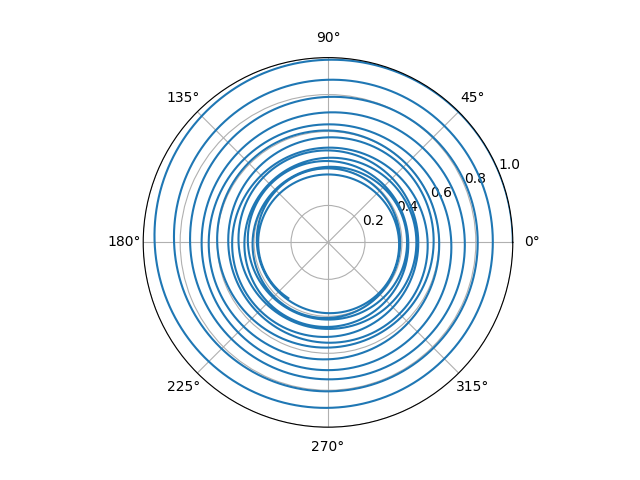

This figure's Python source:
import math
import numpy as np
import matplotlib
import matplotlib.pyplot as plt
matplotlib.use('TkAgg')


def main():
    eps = 0.01

    rho_init = 1
    sigma_init = 0
    theta_init = 0

    h = 0.0001
    steps = 500000

    rho = [rho_init]
    sigma = [sigma_init]
    theta = [theta_init]
    t = 0
    for _ in range(steps):
        c1 = rho_fn(sigma[-1])
        d1 = sigma_fn(eps, t, rho[-1], sigma[-1])
        f1 = theta_fn(eps, t, rho[-1])

        c2 = rho_fn(sigma[-1] + (h * c1 / 2))
        d2 = sigma_fn(eps, t + (h / 2), rho[-1] + (h * d1 / 2), sigma[-1] + (h * d1 / 2))
        f2 = theta_fn(eps, t + (h / 2), rho[-1] + (h * f1 / 2))

        c3 = rho_fn(sigma[-1] + (h * c2 / 2))
        d3 = sigma_fn(eps, t + (h / 2), rho[-1] + (h * d2 / 2), sigma[-1] + (h * d2 / 2))
        f3 = theta_fn(eps, t + (h / 2), rho[-1] + (h * f2 / 2))

        c4 = rho_fn(sigma[-1] + (c3 * h))
        d4 = sigma_fn(eps, t + h, rho[-1] + (h * d2), sigma[-1] + (h * d2))
        f4 = theta_fn(eps, t + h, rho[-1] + (h * f3))

        rho.append(rho[-1] + (h / 6 * (c1 + (2 * c2) + (2 * c3) + c4)))
        sigma.append(sigma[-1] + (h / 6 * (d1 + (2 * d2) + (2 * d3) + d4)))
        theta.append(theta[-1] + (h / 6 * (f1 + (2 * f2) + (2 * f3) + f4)))
        t += h

    plot(theta, rho)
    plt.show()
    # plt.savefig("gregory-7.28.png")


def rho_fn(sigma):
    return sigma


def sigma_fn(eps, t, rho, sigma):
    return (math.e**(-2 * eps * t) / rho**3) - (1 / rho**2) - (eps * sigma)


def theta_fn(eps, t, rho):
    return math.e**(-2 * eps * t) / rho**2


def plot(theta, r):
    fig, ax = plt.subplots(subplot_kw={'projection': 'polar'})
    ax.plot(theta, r)
    ax.set_rmax(1)
    ax.grid(True)
    # ax.set_title("Mercury Perihelion Precession")


if __name__ == "__main__":
    main()
